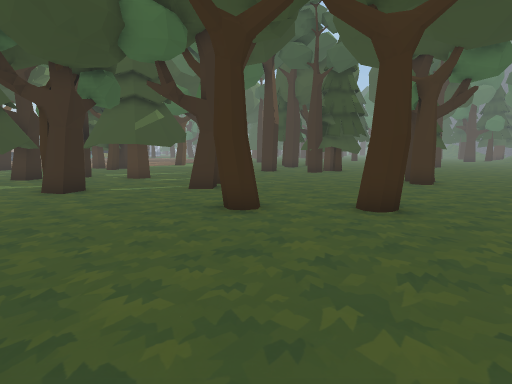
View 1 (above)

18 first-person views from a walk through a Unity game level. The camera is 1.2 m above the floor, tilts 8° down and sees 80° across. The floor is counted in squares, 1 m on a side. Each view is taken from the middle of a square. On the plan, view 1 faces up. The plan holds only what a view shows up to about 13 squares ahead; the rest is blank. The place goes on beyond the plan. The player is left out.

View 2
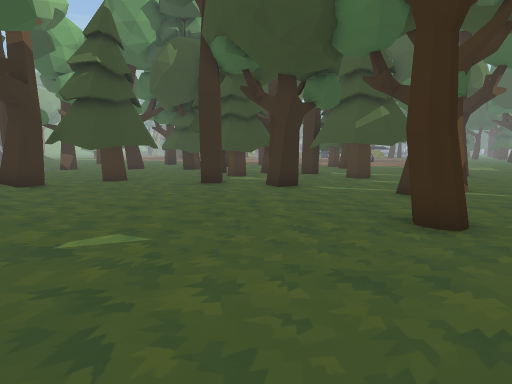

View 3
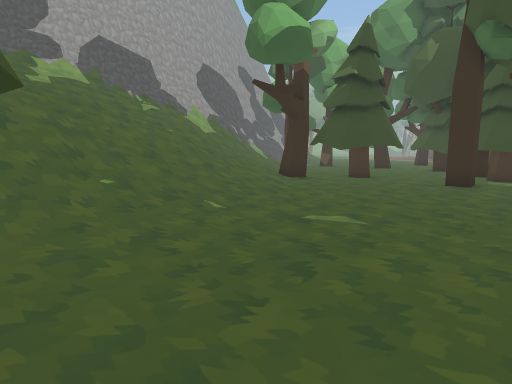

View 4
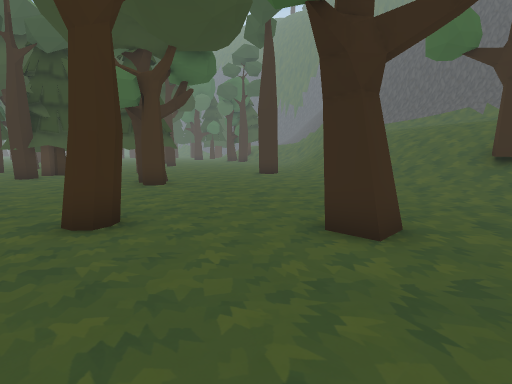

View 5
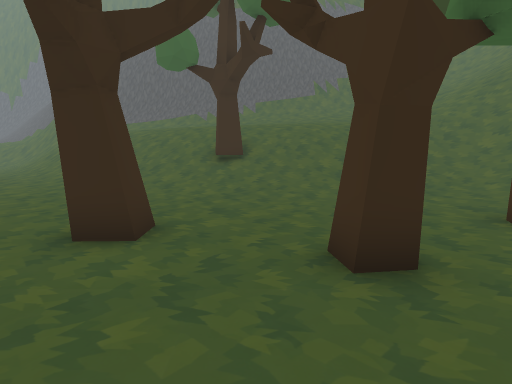

View 6
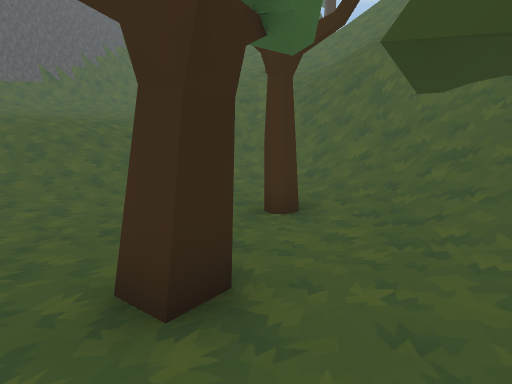

View 7
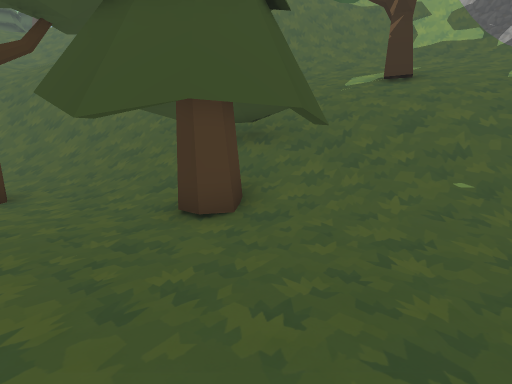

View 8
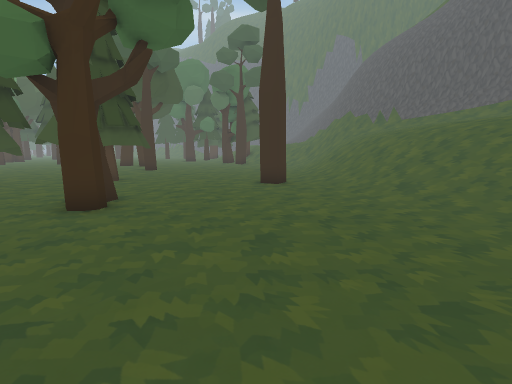

View 9
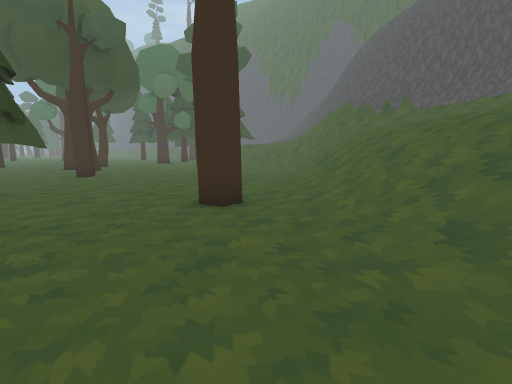

View 10
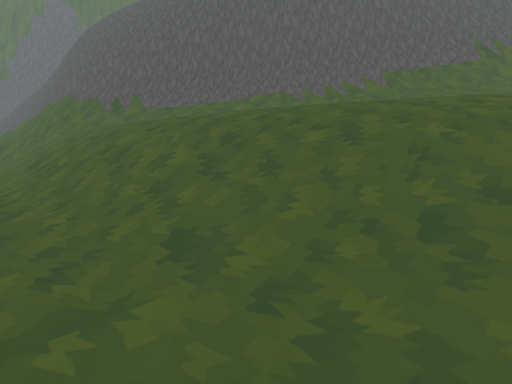

View 11
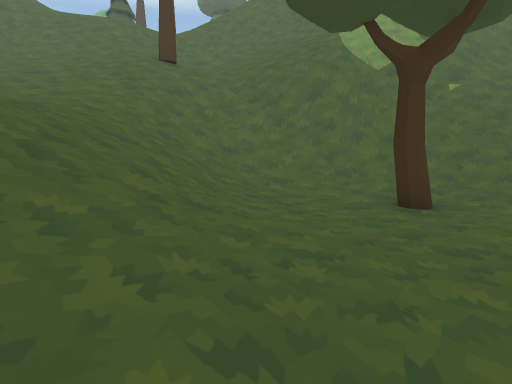

View 12
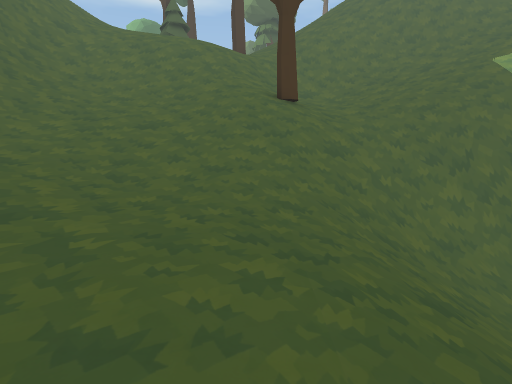

View 13
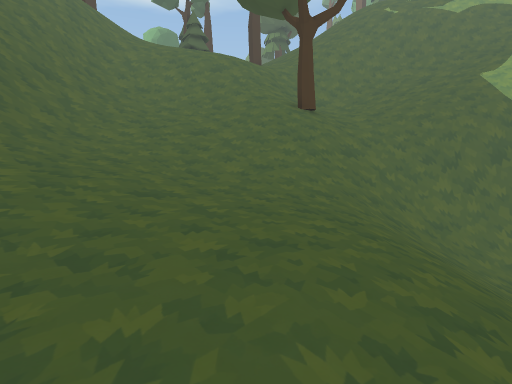

View 14
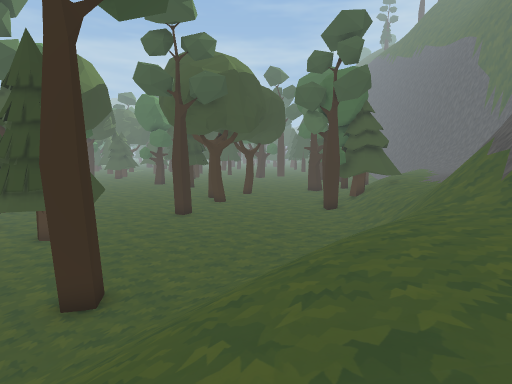

View 15
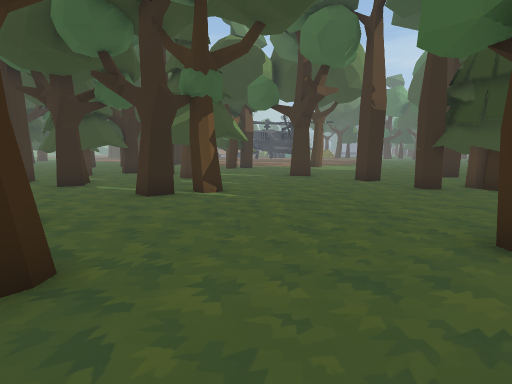

View 16
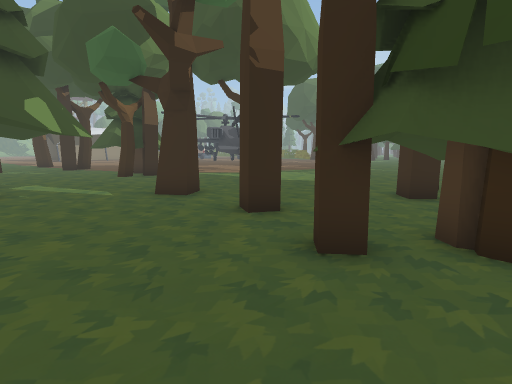

View 17
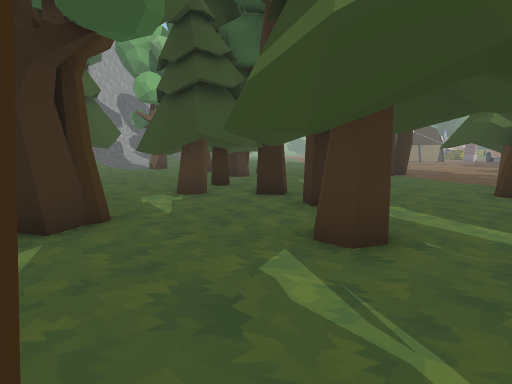

View 18
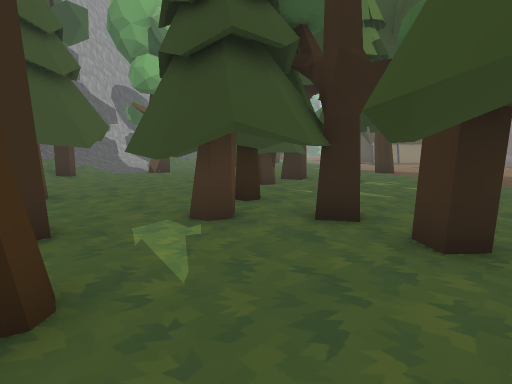

### Floor plan
Key: @ floor where view 1 was taken; # wall or solid block; . main floor; : floor 2 m higher than the main floor; + floor 2.5 m higher than the main floor; * floor 2.75 m higher than the main floor; % floor 3.25 m higher than the main floor; / step, stairs or slope; = window, fence, low wall or low ledge; v drop or lower ground; O other object.
Columns run from 12 left of view 1 to 24 right of it. Each row starts with its distance up from view 1.
 18 .OOOO... OO..O.OOOO   ...........///
 17 .........OO.OO.OOOO. .O..........///=
 16   .....O.......OOOOOOOO......... /#=#
 15 .....OO.OO.........OOO......... /=###
 14 ....OO.O......................///==##
 13 ...OOOOO.O.................../////=#
 12 ..OOOOOOO.........OO....O...//////##
 11 .OOOO.....OO......O.....O../////:/##
 10 .OOOO.....OO......O......./////:+/#
  9 .OOO..OO................./////:++/#
  8 ....O..O.................////::++/#
  7 OOO.O.......O.........../////:+  /#
  6 OOO........OO.OO........////:+   /#
  5 OOO..................../////+    /#
  4 OOO....................////:+   //#
  3  OO..............OO....////:+   //#
  2  OO.................../OO/:+    //#
  1  /////................////:++   //#
  0  ////////...@OO.O.....////:+++ ///#
 -1  //////////OO.O.......////+++++///#
 -2  //////////OOO........////++++*///#
 -3  //////////OO /O..O...////++++*%/=#
 -4 #=//////////O O//.O...////++++*%/=#
 -5 ##=////////// /////../////+++/%%/
 -6 ##=/////O//  ////////////////////=#
 -7  ##=///////  ///=====/////////////=#
 -8  ###=////// ///=####==////////////=#
 -9    ##=/////#=###vvvv///////////////##
-10     ##====#### v//////////////////=#
-11      ######v   //////////O////////=v
-12                 /////////O////////=v
-13                 //////////////////==
-14                 ////      /////////=

Where each view was taken, in squares from view 1:
view 1: 0 up, 0 right, facing up
view 2: 1 up, 1 right, facing up-left
view 3: 1 up, 2 right, facing left
view 4: 1 up, 1 right, facing up-right
view 5: 1 up, 1 right, facing right
view 6: 1 up, 2 right, facing down-right
view 7: 3 up, 0 right, facing down
view 8: 4 up, 4 right, facing up-right
view 9: 6 up, 8 right, facing up-right
view 10: 6 up, 9 right, facing right
view 11: 3 up, 9 right, facing down
view 12: 0 up, 14 right, facing down
view 13: 2 up, 15 right, facing down
view 14: 5 up, 16 right, facing up
view 15: 6 up, 6 right, facing up-left
view 16: 13 up, 5 right, facing up-left
view 17: 12 up, 1 left, facing left
view 18: 11 up, 4 left, facing left
